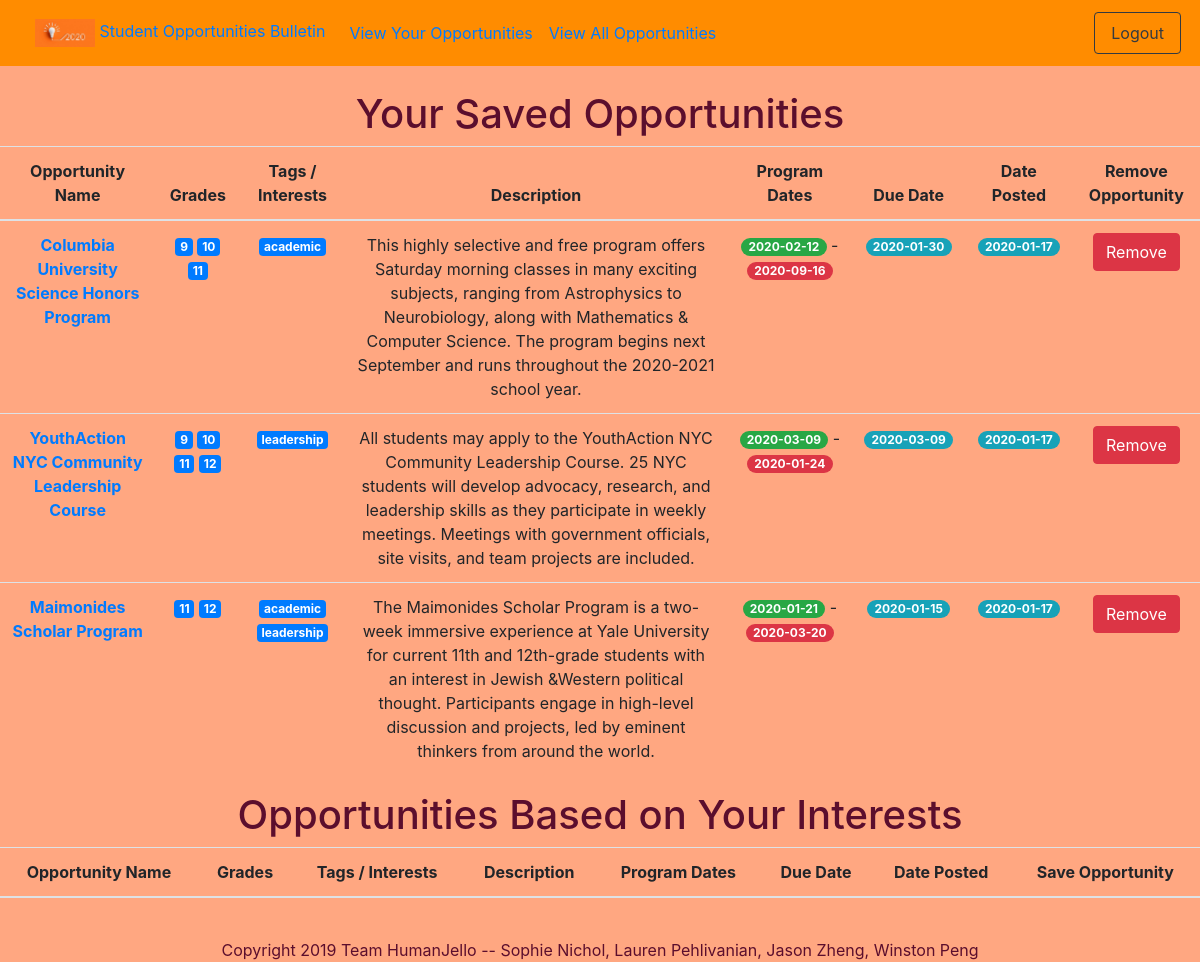
Page /myOps (signed in) on the committed database.
### tables this page shows
CREATE TABLE opportunities (
                opid INTEGER PRIMARY KEY,
                name TEXT,
                events BOOLEAN,
                academic BOOLEAN,
                business BOOLEAN,
                community_service BOOLEAN,
                leadership BOOLEAN,
                museums BOOLEAN,
                nature BOOLEAN,
                stem BOOLEAN,
                humanities BOOLEAN,
                scholarships BOOLEAN,
                description TEXT,
                link TEXT,
                cost INTEGER,
                gr9 BOOLEAN,
                gr10 BOOLEAN,
                gr11 BOOLEAN,
                gr12 BOOLEAN,
                location TEXT,
                duedate TEXT,
                posted TEXT,
                start_date TEXT,
                end_date TEXT,
                notes TEXT
                );

### app.py (the view)
@app.route("/myOps")
def myOps():
    if checkAuth() and not isAdmin():
        collection = dbfunctions.getAllOps(c)
        print(collection)
        i=0
        while i < len(collection):
            print(collection[i])
            print("i: ", i, " | len: ", len(collection))
            if not filter.isOpRel(collection[i][0], session['username']):
                collection.pop(i)
                print("removing ", i)
                i = i-1
            i = i+1
        myOps = dbfunctions.getStuSavedInts(c, session['username'])
        print(myOps)
        return render_template('myOps.html', op_list = collection, my_ops=myOps, admin=False)
    return redirect(url_for('root'))

### app.py (called while the page is built)
def checkAuth(): #checks if the user is logged in
    if "username" in session:
        return True
    else:
        return False

def isAdmin():
    return session['admin']

### utl/dbfunctions.py (called while the page is built)
def get(tbl_name, column, conditional=""):
    db = sqlite3.connect(DB_FILE) #open if file exists, otherwise create
    c = db.cursor()
    c.execute("SELECT %s FROM %s %s" % (column, tbl_name, conditional))
    values = c.fetchall()
    c.close()
    return [list(value) for value in values]

def getAllOps(c):
    c.execute("SELECT * FROM opportunities;")
    all = c.fetchall()
    return all

def getOp(c, id):
    c.execute("SELECT * FROM opportunities WHERE opid = ?;", (id, ))
    return c.fetchone()

def getGrade(user):
    db = sqlite3.connect(DB_FILE) #open if file exists, otherwise create
    c = db.cursor()
    c.execute("SELECT grade FROM users WHERE username = ?;", (user, ))
    return c.fetchone()

def getStuSavedOpids(c, username):
    c.execute("SELECT saved FROM users WHERE username = ?;", (username, ))
    saved = c.fetchone()[0]
    if saved == None:
        return []
    out = saved.split(",")
    print(saved, out)
    return out

def getStuSavedInts(c, username):
    opids = getStuSavedOpids(c, username)
    out = []
    for opid in opids:
        out.append(getOp(c, opid))
    return out

### templates/myOps.html (shortened to what this page needs)
{% extends "base.html" %}
{% block body %}
<br>
  <h1> Your Saved Opportunities </h1>
  <table class="table">
    <thead>
      <tr>
        <th scope="col">Opportunity Name</th>
        <th scope="col">Grades</th>
        <th scope="col">Tags / Interests</th>
        <th scope="col">Description</th>
        <th scope="col">Program Dates</th>
        <th scope="col">Due Date</th>
        <th scope="col">Date Posted</th>
        <th scope="col">Remove Opportunity</th>
      </tr>
    </thead>
    <tbody>
      {% for item in my_ops %}
      {% if item %}
        <tr>
          <th scope="row"><a href = "/view/{{item[0]}}">{{item[1]}}</a></th>
          <td>
            {% if item[15] %}<span class="badge badge-primary">9</span>{% endif %}
            {% if item[16] %}<span class="badge badge-primary">10</span>{% endif %}
            {% if item[17] %}<span class="badge badge-primary">11</span>{% endif %}
            {% if item[18] %}<span class="badge badge-primary">12</span>{% endif %}
          </td>
          <td>
            {% if item[3] %}<span class="badge badge-primary">academic</span>{% endif %}
            {% if item[6] %}<span class="badge badge-primary">leadership</span>{% endif %}
          </td>
          <td><div style="overflow-y: scrollable;">{{item[12]}}</div></td>
          <td><span class="badge badge-pill badge-success">{{item[22]}}</span> -
              <span class="badge badge-pill badge-danger">{{item[23]}}</span>
          </td>
          <td><span class="badge badge-pill badge-info">{{item[20]}}</span></td>
          <td><span class="badge badge-pill badge-info">{{item[21]}}</span></td>
          <td><a href="/unsaveOpp/{{item[0]}}" class="btn btn-danger" role="button">Remove</a></td>
        {% endif %}
      {% endfor %}
    </tbody>
  </table>
  <h1> Opportunities Based on Your Interests </h1>
  <table class="table">
    <thead>
      <tr>
        <th scope="col">Opportunity Name</th>
        <th scope="col">Grades</th>
        <th scope="col">Tags / Interests</th>
        <th scope="col">Description</th>
        <th scope="col">Program Dates</th>
        <th scope="col">Due Date</th>
        <th scope="col">Date Posted</th>
        <th scope="col">Save Opportunity</th>
      </tr>
    </thead>
  </table>
  <br>
{% endblock %}

### rows in the picture
opportunities: name "Columbia University Science Honors Program", gr9 "9", gr10 "10", gr11 "11", academic "academic", description "This highly selective and free program offers Saturday morning classes in many exciting subjects, ranging from Astrophysics to Neurobiology, along with Mathematics & Computer Science. The program begins next September and runs throughout the 2020-2021 school year.", start_date "2020-02-12", end_date "2020-09-16", duedate "2020-01-30", posted "2020-01-17"
opportunities: name "YouthAction NYC Community Leadership Course", gr9 "9", gr10 "10", gr11 "11", gr12 "12", leadership "leadership", description "All students may apply to the YouthAction NYC Community Leadership Course. 25 NYC students will develop advocacy, research, and leadership skills as they participate in weekly meetings. Meetings with government officials, site visits, and team projects are included.", start_date "2020-03-09", end_date "2020-01-24", duedate "2020-03-09", posted "2020-01-17"
opportunities: name "Maimonides Scholar Program", gr11 "11", gr12 "12", academic "academic", leadership "leadership", description "The Maimonides Scholar Program is a two-week immersive experience at Yale University for current 11th and 12th-grade students with an interest in Jewish &Western political thought. Participants engage in high-level discussion and projects, led by eminent thinkers from around the world.", start_date "2020-01-21", end_date "2020-03-20", duedate "2020-01-15", posted "2020-01-17"
